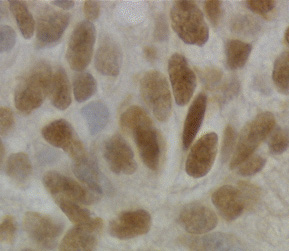
%> input picture CV I Homework/Exe 2/q1_histogramming_and_thresholding/cells.png, 289 x 251 px
$ octave --eval "apply;"   (GNU Octave 9; MATLAB toolbox functions it lacks are replaced by stand-ins)
%> lines starting %> are read from the running program, lines starting %| are printed output that depends on the picture
### CV I Homework/Exe 2/q1_histogramming_and_thresholding/histogram.m
function hist = histogram(img)
    hist = zeros(1, 256);

    [height, width] = size(img);

    for i = 1:height
        for j = 1:width
            hist(img(i, j)) = hist(img(i, j)) + 1;
        end
    end
end

### CV I Homework/Exe 2/q2_morphological_operations/answers.m
function a = answers()
	a.combination = 'Which combination works best?';
end

### CV I Homework/Exe 2/q1_histogramming_and_thresholding/apply.m
function [] = apply()
close all;clc;

a = answers();

disp('Question: Histogramming and Thresholding');

%---------- Question a ----------
disp('----- a -----');
cells = rgb2gray(imread('cells.png'));
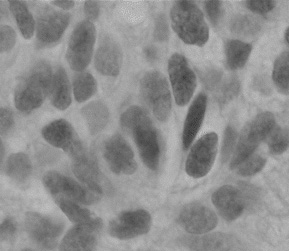
%> cells: size 251x289 uint8; min 58, max 200, mean 141
figure;
imshow(cells);
title('cells.png');

% compute grayvalue histogram
h = histogram(cells);
%> after the loop in histogram, `for i = 1:height`: hist = 256 values, max 1734 at index 161, min 0 at index 1, mean 283.4
%> h has the same summary as hist in histogram
figure;
bar(0:255, h);
title('grayvalue histogram');
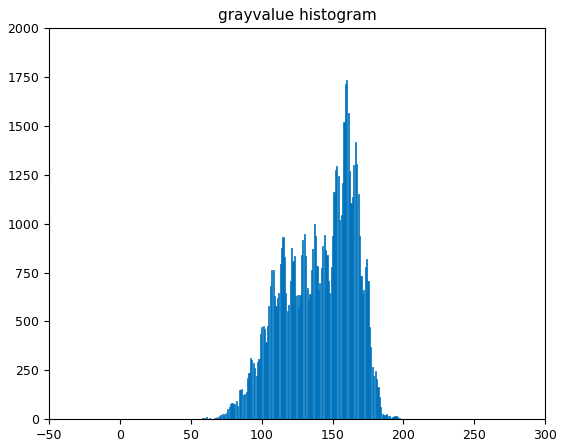
%> figure redrawn from the program's plot data; tallest bar 1734 high, from x = 159.6 to 160.4
%> (the run ends here)
